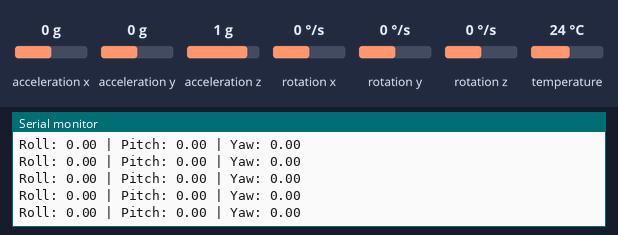
A sketch run on a simulated ESP32. Parts: the last lines printed to the serial monitor. The inputs (shaded band) are chosen by the test bench; at power-on: acceleration x 0 g, acceleration y 0 g, acceleration z 1 g, rotation x 0 °/s, rotation y 0 °/s, rotation z 0 °/s, temperature 24 °C.

Above: at 4.2 s.
4.3 s: acceleration x set to -1.4 g
At 5.4 s:
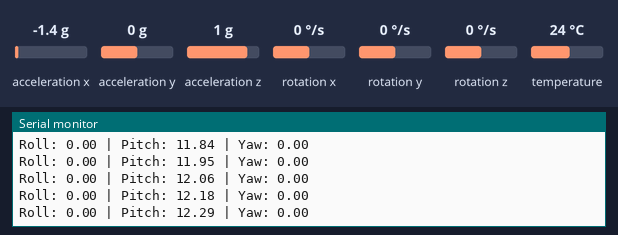
5.8 s: acceleration y set to -1.4 g
At 6.9 s:
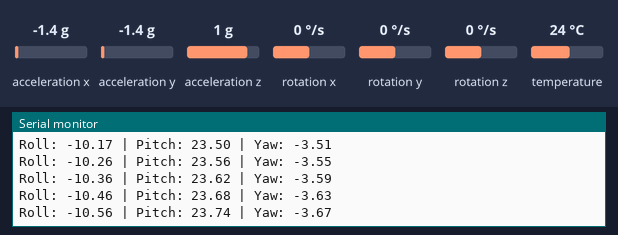
7.3 s: acceleration y set to -0.8 g
At 8.1 s:
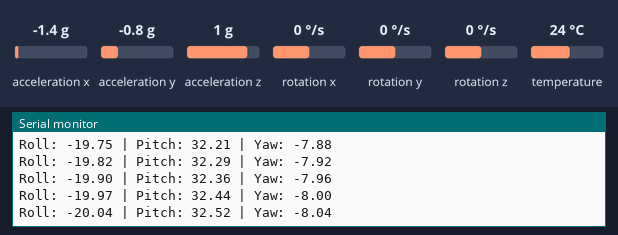
10.3 s: acceleration z set to -1.4 g
At 11.4 s:
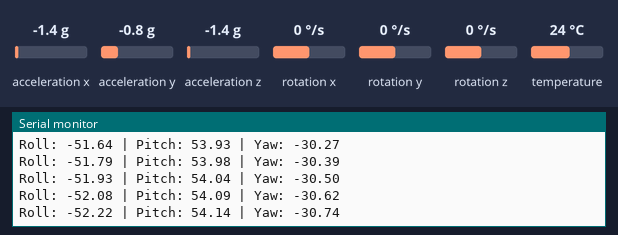
11.8 s: rotation x set to -192 °/s
At 12.8 s:
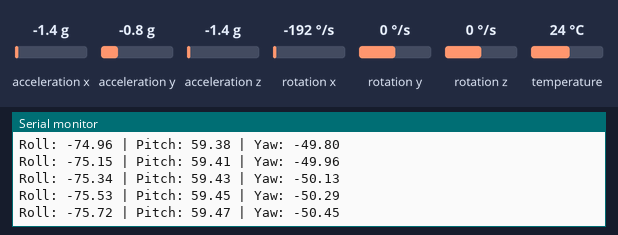
Timing chart, 0 to 14.3 s (numbered marks = the images above; inputs shaded):
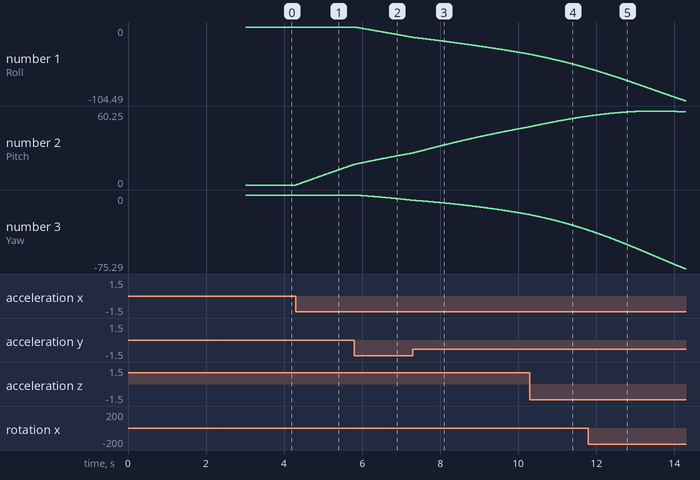

Measured:
- after the input at 4.3 s, the serial monitor: prints a new line at once (image 1)
- plotted number 2: 0 → 16.75 after the input at 4.3 s

The sketch:

mpu+madgwick_only.ino
```cpp
#include <Wire.h>
#include <Adafruit_MPU6050.h>
#include <Adafruit_Sensor.h>
#include "MadgwickAHRS.h"

// Create sensor and filter objects
Adafruit_MPU6050 mpu;
Madgwick filter;

// Constants
#define SAMPLE_RATE 100  // Hz (100 updates per second)
#define LOOP_DELAY (1000 / SAMPLE_RATE)
#define CALIBRATION_TIME 3000  // 3 seconds

// Offset variables
float rollOffset = 0, pitchOffset = 0, yawOffset = 0;

void setup() {
    Serial.begin(115200);
    Wire.begin();

    // Initialize MPU6050
    if (!mpu.begin()) {
        Serial.println("Failed to find MPU6050! Check connections.");
        while (1);
    }

    mpu.setAccelerometerRange(MPU6050_RANGE_4_G);
    mpu.setGyroRange(MPU6050_RANGE_500_DEG);
    mpu.setFilterBandwidth(MPU6050_BAND_21_HZ);

    // Start Madgwick filter
    filter.begin(SAMPLE_RATE);

    Serial.println("Starting calibration...");
    calibrateMPU6050();
    Serial.println("Calibration complete!");
}

void loop() {
    static unsigned long lastUpdate = 0;
    if (millis() - lastUpdate >= LOOP_DELAY) {
        lastUpdate = millis();  // Update last run time

        // Read MPU6050 sensor data
        sensors_event_t a, g, temp;
        mpu.getEvent(&a, &g, &temp);

        // Convert gyro data to radians per second
        float gx = g.gyro.x * DEG_TO_RAD;
        float gy = g.gyro.y * DEG_TO_RAD;
        float gz = g.gyro.z * DEG_TO_RAD;

        // Convert accelerometer data to g's
        float ax = a.acceleration.x;
        float ay = a.acceleration.y;
        float az = a.acceleration.z;

        // Apply Madgwick filter
        filter.updateIMU(gx, gy, gz, ax, ay, az);

        // Get orientation and apply offset correction
        float roll = filter.getRoll() - rollOffset;
        float pitch = filter.getPitch() - pitchOffset;
        float yaw = filter.getYaw() - yawOffset;

        // Print corrected orientation data
        Serial.print("Roll: "); Serial.print(roll);
        Serial.print(" | Pitch: "); Serial.print(pitch);
        Serial.print(" | Yaw: "); Serial.println(yaw);
    }
}

// Function to calibrate MPU6050
void calibrateMPU6050() {
    float rollSum = 0, pitchSum = 0, yawSum = 0;
    int sampleCount = 0;
    unsigned long startTime = millis();

    while (millis() - startTime < CALIBRATION_TIME) {
        sensors_event_t a, g, temp;
        mpu.getEvent(&a, &g, &temp);

        float gx = g.gyro.x * DEG_TO_RAD;
        float gy = g.gyro.y * DEG_TO_RAD;
        float gz = g.gyro.z * DEG_TO_RAD;
        float ax = a.acceleration.x;
        float ay = a.acceleration.y;
        float az = a.acceleration.z;

        filter.updateIMU(gx, gy, gz, ax, ay, az);

        // Accumulate orientation values
        rollSum += filter.getRoll();
        pitchSum += filter.getPitch();
        yawSum += filter.getYaw();
        sampleCount++;

        delay(10);  // Small delay to match sampling rate
    }

    // Calculate average offsets
    rollOffset = rollSum / sampleCount;
    pitchOffset = pitchSum / sampleCount;
    yawOffset = yawSum / sampleCount;

    Serial.println("Calibration offsets set:");
    Serial.print("Roll Offset: "); Serial.println(rollOffset);
    Serial.print("Pitch Offset: "); Serial.println(pitchOffset);
    Serial.print("Yaw Offset: "); Serial.println(yawOffset);
}
```
